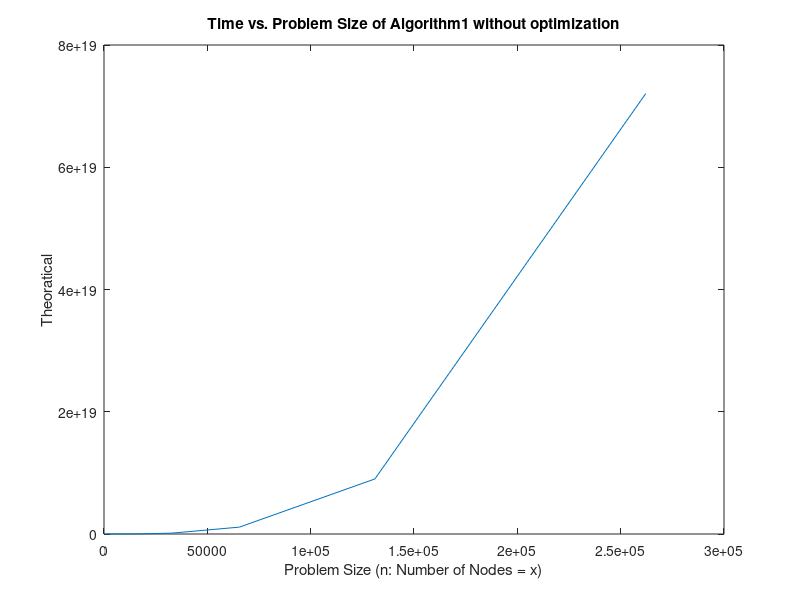

Reproduce this figure in MATLAB. (Note: this script raises an error after producing the figure.)
clear all, close all, clc
format long eng
num_samples = 5;

%%
%{
    Theoretical Timing
%}
m = [256, 512, 1024, 2048, 4096, 8192, 16384, 32768, 65536, 131072, 262144];
n = [1024, 2048, 4096, 8192, 16384, 32768, 65536, 131072, 262144, 524288, 1048576];
U = 10;
C = 100;
MaxFlow = [100, 200, 300, 400, 500, 600, 700, 800, 900, 1000, 2000];
alg_1_theoretical = zeros(length(m), 1);
alg_2_theoretical = zeros(length(m), 1);
for i = 1:length(m)
	alg_1_theoretical(i) = m(i)^2 * n(i) * U * C;
	alg_2_theoretical(i) = m(i) * n(i) * MaxFlow(i);
end
%%

alg_1_noOptimization = [[256,1024,56285,43];[256,1024,11281,31];[256,1024,17966,35];[256,1024,17426,29];[256,1024,8768,26];[512,2048,248383,146];[512,2048,75385,116];[512,2048,17226,68];[512,2048,137308,114];[512,2048,47571,93];[1024,4096,177410,300];[1024,4096,78745,191];[1024,4096,260354,315];[1024,4096,194324,281];[1024,4096,52631,192];[2048,8192,42087,452];[2048,8192,791493,1043];[2048,8192,839115,1091];[2048,8192,288943,870];[2048,8192,268470,565];[4096,16384,1523828,2037];[4096,16384,652237,2271];[4096,16384,1081065,2292];[4096,16384,364661,1639];[4096,16384,1822,384];[8192,32768,669695,4326];[8192,32768,212244,3185];[8192,32768,1263716,4742];[8192,32768,538260,4376];[8192,32768,630552,4318];[16384,65536,1015558,11535];[16384,65536,968397,8545];[16384,65536,800764,11406];[16384,65536,9209,2490];[16384,65536,769518,11560];[32768,131072,47249,14374];[32768,131072,1077713,30284];[32768,131072,2965992,34128];[32768,131072,1557301,32327];[32768,131072,549368,18916];[65536,262144,412117,62114];[65536,262144,1437544,71034];[65536,262144,1144968,53541];[65536,262144,2356955,83662];[65536,262144,1327353,64600];[131072,524288,1760186,210254];[131072,524288,2849928,213252];[131072,524288,643173,132784];[131072,524288,1739206,137334];[131072,524288,1383905,206129];[262144,1048576,12797633,941430];[262144,1048576,7720105,904840];[262144,1048576,6062946,915442];[262144,1048576,5175257,675437];[262144,1048576,10735360,696506]];
alg_1_noOptimization_ave = zeros(length(alg_1_noOptimization)/num_samples, 1);
for i = 1:length(alg_1_noOptimization)/num_samples
	% Converting from milliseconds to seconds
    alg_1_noOptimization_ave(i) = mean(alg_1_noOptimization((i-1)*num_samples+1:i*num_samples, 4)) / 1000;
end


alg_1_Ofast = [[256,1024,56285,7];[256,1024,11281,5];[256,1024,17966,6];[256,1024,17426,4];[256,1024,8768,4];[512,2048,248383,24];[512,2048,75385,20];[512,2048,17226,12];[512,2048,137308,19];[512,2048,47571,17];[1024,4096,177410,52];[1024,4096,78745,36];[1024,4096,260354,54];[1024,4096,194324,53];[1024,4096,52631,38];[2048,8192,42087,97];[2048,8192,791493,196];[2048,8192,839115,215];[2048,8192,288943,174];[2048,8192,268470,122];[4096,16384,1523828,447];[4096,16384,652237,523];[4096,16384,1081065,529];[4096,16384,364661,391];[4096,16384,1822,92];[8192,32768,669695,1183];[8192,32768,212244,878];[8192,32768,1263716,1238];[8192,32768,538260,1176];[8192,32768,630552,1175];[16384,65536,1015558,3203];[16384,65536,968397,2268];[16384,65536,800764,3313];[16384,65536,9209,765];[16384,65536,769518,3315];[32768,131072,47249,4494];[32768,131072,1077713,9127];[32768,131072,2965992,9750];[32768,131072,1557301,9423];[32768,131072,549368,5953];[65536,262144,412117,20323];[65536,262144,1437544,22523];[65536,262144,1144968,17404];[65536,262144,2356955,27534];[65536,262144,1327353,21019];[131072,524288,1760186,77982];[131072,524288,2849928,77091];[131072,524288,643173,50472];[131072,524288,1739206,51698];[131072,524288,1383905,76718];[262144,1048576,12797633,381662];[262144,1048576,7720105,369615];[262144,1048576,6062946,369183];[262144,1048576,5175257,307099];[262144,1048576,10735360,325940]];
alg_1_Ofast_ave = zeros(length(alg_1_Ofast)/num_samples, 1);
for i = 1:length(alg_1_Ofast)/num_samples
    alg_1_Ofast_ave(i) = mean(alg_1_Ofast((i-1)*num_samples+1:i*num_samples, 4)) / 1000;
end


alg_1_O3 = [[256,1024,56285,6];[256,1024,11281,5];[256,1024,17966,5];[256,1024,17426,4];[256,1024,8768,4];[512,2048,248383,23];[512,2048,75385,19];[512,2048,17226,12];[512,2048,137308,18];[512,2048,47571,16];[1024,4096,177410,50];[1024,4096,78745,35];[1024,4096,260354,52];[1024,4096,194324,52];[1024,4096,52631,37];[2048,8192,42087,92];[2048,8192,791493,187];[2048,8192,839115,206];[2048,8192,288943,168];[2048,8192,268470,117];[4096,16384,1523828,427];[4096,16384,652237,497];[4096,16384,1081065,500];[4096,16384,364661,373];[4096,16384,1822,87];[8192,32768,669695,1119];[8192,32768,212244,834];[8192,32768,1263716,1170];[8192,32768,538260,1111];[8192,32768,630552,1117];[16384,65536,1015558,3158];[16384,65536,968397,2411];[16384,65536,800764,3146];[16384,65536,9209,723];[16384,65536,769518,3158];[32768,131072,47249,4272];[32768,131072,1077713,8724];[32768,131072,2965992,9303];[32768,131072,1557301,8977];[32768,131072,549368,5685];[65536,262144,412117,19443];[65536,262144,1437544,21693];[65536,262144,1144968,16933];[65536,262144,2356955,26287];[65536,262144,1327353,19982];[131072,524288,1760186,75627];[131072,524288,2849928,74526];[131072,524288,643173,48627];[131072,524288,1739206,50075];[131072,524288,1383905,74179];[262144,1048576,12797633,368961];[262144,1048576,7720105,359624];[262144,1048576,6062946,360067];[262144,1048576,5175257,270230];[262144,1048576,10735360,277843]];
alg_1_O3_ave = zeros(length(alg_1_O3)/num_samples, 1);
for i = 1:length(alg_1_O3)/num_samples
    alg_1_O3_ave(i) = mean(alg_1_O3((i-1)*num_samples+1:i*num_samples, 4)) / 1000;
end


alg_2_noOptimization = [[256,1024,56285,5];[256,1024,11281,1];[256,1024,17966,1];[256,1024,17426,1];[256,1024,8768,0];[512,2048,248383,42];[512,2048,75385,13];[512,2048,17226,3];[512,2048,137308,24];[512,2048,47571,14];[1024,4096,177410,79];[1024,4096,78745,48];[1024,4096,260354,102];[1024,4096,194324,91];[1024,4096,52631,24];[2048,8192,42087,62];[2048,8192,791493,633];[2048,8192,839115,623];[2048,8192,288943,304];[2048,8192,268470,294];[4096,16384,1523828,2333];[4096,16384,652237,1379];[4096,16384,1081065,2042];[4096,16384,364661,1062];[4096,16384,1822,8];[8192,32768,669695,2837];[8192,32768,212244,1344];[8192,32768,1263716,4616];[8192,32768,538260,2804];[8192,32768,630552,3031];[16384,65536,1015558,8303];[16384,65536,968397,8381];[16384,65536,800764,7993];[16384,65536,9209,100];[16384,65536,769518,7753];[32768,131072,47249,1765];[32768,131072,1077713,21426];[32768,131072,2965992,40564];[32768,131072,1557301,24889];[32768,131072,549368,12288];[65536,262144,412117,31206];[65536,262144,1437544,61532];[65536,262144,1144968,58455];[65536,262144,2356955,86570];[65536,262144,1327353,63004];[131072,524288,1760186,257126];[131072,524288,2849928,316837];[131072,524288,643173,113504];[131072,524288,1739206,244602];[131072,524288,1383905,226238];[262144,1048576,12797633,2524814];[262144,1048576,7720105,1911320];[262144,1048576,6062946,1754705];[262144,1048576,5175257,1709149];[262144,1048576,10735360,2541797]];
alg_2_noOptimization_ave = zeros(length(alg_2_noOptimization)/num_samples, 1);
for i = 1:length(alg_2_noOptimization)/num_samples
    alg_2_noOptimization_ave(i) = mean(alg_2_noOptimization((i-1)*num_samples+1:i*num_samples, 4)) / 1000;
end


alg_2_O3 = [[256,1024,56285,2];[256,1024,11281,0];[256,1024,17966,0];[256,1024,17426,0];[256,1024,8768,0];[512,2048,248383,20];[512,2048,75385,6];[512,2048,17226,1];[512,2048,137308,12];[512,2048,47571,6];[1024,4096,177410,39];[1024,4096,78745,24];[1024,4096,260354,51];[1024,4096,194324,45];[1024,4096,52631,12];[2048,8192,42087,35];[2048,8192,791493,352];[2048,8192,839115,358];[2048,8192,288943,172];[2048,8192,268470,164];[4096,16384,1523828,1435];[4096,16384,652237,854];[4096,16384,1081065,1232];[4096,16384,364661,643];[4096,16384,1822,5];[8192,32768,669695,1823];[8192,32768,212244,919];[8192,32768,1263716,3063];[8192,32768,538260,1796];[8192,32768,630552,1959];[16384,65536,1015558,6023];[16384,65536,968397,6082];[16384,65536,800764,5845];[16384,65536,9209,68];[16384,65536,769518,5604];[32768,131072,47249,1744];[32768,131072,1077713,23359];[32768,131072,2965992,42511];[32768,131072,1557301,27372];[32768,131072,549368,12999];[65536,262144,412117,44058];[65536,262144,1437544,88122];[65536,262144,1144968,81143];[65536,262144,2356955,127642];[65536,262144,1327353,91760];[131072,524288,1760186,205869];[131072,524288,2849928,306028];[131072,524288,643173,114341];[131072,524288,1739206,245006];[131072,524288,1383905,228406];[262144,1048576,12797633,2051841];[262144,1048576,7720105,1429357];[262144,1048576,6062946,1303354];[262144,1048576,5175257,1201190];[262144,1048576,10735360,1861922]];
alg_2_O3_ave = zeros(length(alg_2_O3)/num_samples, 1);
for i = 1:length(alg_2_O3)/num_samples
    alg_2_O3_ave(i) = mean(alg_2_O3((i-1)*num_samples+1:i*num_samples, 4)) / 1000;
end


alg_2_Ofast = [[256,1024,56285,2];[256,1024,11281,0];[256,1024,17966,0];[256,1024,17426,0];[256,1024,8768,0];[512,2048,248383,21];[512,2048,75385,6];[512,2048,17226,1];[512,2048,137308,12];[512,2048,47571,7];[1024,4096,177410,40];[1024,4096,78745,24];[1024,4096,260354,53];[1024,4096,194324,44];[1024,4096,52631,12];[2048,8192,42087,35];[2048,8192,791493,350];[2048,8192,839115,353];[2048,8192,288943,175];[2048,8192,268470,168];[4096,16384,1523828,1447];[4096,16384,652237,858];[4096,16384,1081065,1255];[4096,16384,364661,650];[4096,16384,1822,5];[8192,32768,669695,1841];[8192,32768,212244,937];[8192,32768,1263716,3082];[8192,32768,538260,1809];[8192,32768,630552,1974];[16384,65536,1015558,5762];[16384,65536,968397,5846];[16384,65536,800764,5579];[16384,65536,9209,66];[16384,65536,769518,5389];[32768,131072,47249,1348];[32768,131072,1077713,18303];[32768,131072,2965992,34749];[32768,131072,1557301,20701];[32768,131072,549368,9913];[65536,262144,412117,38030];[65536,262144,1437544,75992];[65536,262144,1144968,70731];[65536,262144,2356955,106906];[65536,262144,1327353,77384];[131072,524288,1760186,213455];[131072,524288,2849928,248679];[131072,524288,643173,89551];[131072,524288,1739206,190454];[131072,524288,1383905,179928];[262144,1048576,12797633,1914527];[262144,1048576,7720105,1417036];[262144,1048576,6062946,1317888];[262144,1048576,5175257,1351420];[262144,1048576,10735360,2002754]];
alg_2_Ofast_ave = zeros(length(alg_2_Ofast)/num_samples, 1);
for i = 1:length(alg_2_Ofast)/num_samples
    alg_2_Ofast_ave(i) = mean(alg_2_Ofast((i-1)*num_samples+1:i*num_samples, 4)) / 1000;
end


%% begin plot
x = alg_1_noOptimization(1:num_samples:length(alg_1_noOptimization), 1);
% x = log2(x);
figure(1)
plot(x, alg_1_theoretical)
xlabel('Problem Size (n: Number of Nodes = x)')
ylabel('Theoratical')
title('Time vs. Problem Size of Algorithm1 without optimization')
hold on
yyaxis right
ylabel('Experiment Time (s)')
plot(x, alg_1_noOptimization_ave)
legend('Theoretical', 'Experimental', 'Location', 'northwest')
grid on
set(findall(gcf, '-property', 'FontSize'), 'FontSize', 15)
%%
figure(2)
plot(x, alg_1_theoretical)
xlabel('Problem Size (n: Number of Nodes = x)')
ylabel('Theoratical')
title('Time vs. Problem Size of Algorithm1 with O3 Optimization')
hold on
yyaxis right
ylabel('Experiment Time (s)')
plot(x, alg_1_O3_ave)
legend('Theoretical', 'Experimental', 'Location', 'northwest')
grid on
set(findall(gcf, '-property', 'FontSize'), 'FontSize', 15)
%%
figure(3)
plot(x, alg_1_theoretical)
xlabel('Problem Size (n: Number of Nodes = x)')
ylabel('Theoratical')
title('Time vs. Problem Size of Algorithm1 with OFast Optimization')
hold on
yyaxis right
ylabel('Experiment Time (s)')
plot(x, alg_1_Ofast_ave)
legend('Theoretical', 'Experimental', 'Location', 'northwest')
grid on
set(findall(gcf, '-property', 'FontSize'), 'FontSize', 15)
%%
figure(4)
plot(x, alg_1_theoretical)
xlabel('Problem Size (n: Number of Nodes = x)')
ylabel('Theoratical')
title('Time vs. Problem Size of Algorithm1')
hold on
yyaxis right
ylabel('Experiment Time (s)')
plot(x, alg_1_noOptimization_ave)
plot(x, alg_1_O3_ave)
plot(x, alg_1_Ofast_ave)
legend('Theoretical', 'No Optimization', 'O3', 'OFast', 'Location', 'northwest')
grid on
set(findall(gcf, '-property', 'FontSize'), 'FontSize', 15)
%%
figure(5)
plot(x, alg_2_theoretical)
xlabel('Problem Size (n: Number of Nodes = x)')
ylabel('Theoratical')
title('Time vs. Problem Size of Algorithm2 without optimization')
hold on
yyaxis right
ylabel('Experiment Time (s)')
plot(x, alg_2_noOptimization_ave)
legend('Theoretical', 'Experimental', 'Location', 'northwest')
grid on
set(findall(gcf, '-property', 'FontSize'), 'FontSize', 15)
%%
figure(6)
plot(x, alg_2_theoretical)
xlabel('Problem Size (n: Number of Nodes = x)')
ylabel('Theoratical')
title('Time vs. Problem Size of Algorithm2 with O3 Optimization')
hold on
yyaxis right
ylabel('Experiment Time (s)')
plot(x, alg_2_O3_ave)
legend('Theoretical', 'Experimental', 'Location', 'northwest')
grid on
set(findall(gcf, '-property', 'FontSize'), 'FontSize', 15)
%%
figure(7)
plot(x, alg_2_theoretical)
xlabel('Problem Size (n: Number of Nodes = x)')
ylabel('Theoratical')
title('Time vs. Problem Size of Algorithm2 with OFast Optimization')
hold on
yyaxis right
ylabel('Experiment Time (s)')
plot(x, alg_2_Ofast_ave)
legend('Theoretical', 'Experimental', 'Location', 'northwest')
grid on
set(findall(gcf, '-property', 'FontSize'), 'FontSize', 15)
%%
figure(8)
plot(x, alg_2_theoretical)
xlabel('Problem Size (n: Number of Nodes = x)')
ylabel('Theoratical')
title('Time vs. Problem Size of Algorithm2')
hold on
yyaxis right
ylabel('Experiment Time (s)')
plot(x, alg_2_noOptimization_ave)
plot(x, alg_2_O3_ave)
plot(x, alg_2_Ofast_ave)
legend('Theoretical', 'No Optimization', 'O3', 'OFast', 'Location', 'northwest')
grid on
set(findall(gcf, '-property', 'FontSize'), 'FontSize', 15)
